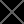

A 2D game scene composited from a Tiled map and its tileset images. What follows is a short description and the map's XML, with every tile layer's data as written:
An orthogonal 1x1 tile map with 24x24 px tiles, 3 tile layers (Regions, Input_EF2, Output_EF2), 8 tilesets.

<map version="1.0" orientation="orthogonal" width="1" height="1" tilewidth="24" tileheight="24">
 <tileset firstgid="1" name="processing" tilewidth="24" tileheight="24">
  <image source="../../tiles/processing.png" width="48" height="48" />
 </tileset>
 <tileset firstgid="5" name="0 0 0" tilewidth="24" tileheight="24">
  <image source="../../tiles/0 0 0.png" width="264" height="288" />
 </tileset>
 <tileset firstgid="137" name="0 0 1" tilewidth="24" tileheight="24">
  <image source="../../tiles/0 0 1.png" width="264" height="288" />
 </tileset>
 <tileset firstgid="269" name="0 0 -1" tilewidth="24" tileheight="24">
  <image source="../../tiles/0 0 -1.png" width="264" height="288" />
 </tileset>
 <tileset firstgid="401" name="0 1 0" tilewidth="24" tileheight="24">
  <image source="../../tiles/0 1 0.png" width="264" height="288" />
 </tileset>
 <tileset firstgid="533" name="0 -1 0" tilewidth="24" tileheight="24">
  <image source="../../tiles/0 -1 0.png" width="264" height="288" />
 </tileset>
 <tileset firstgid="665" name="1 0 0" tilewidth="24" tileheight="24">
  <image source="../../tiles/1 0 0.png" width="264" height="288" />
 </tileset>
 <tileset firstgid="797" name="-1 0 0" tilewidth="24" tileheight="24">
  <image source="../../tiles/-1 0 0.png" width="264" height="288" />
 </tileset>
 <layer name="Regions" width="1" height="1">
  <data encoding="csv">
3
</data>
 </layer>
 <layer name="Input_EF2" width="1" height="1">
  <data encoding="csv">
4
</data>
 </layer>
 <layer name="Output_EF2" width="1" height="1">
  <data encoding="csv">
1
</data>
 </layer>
</map>